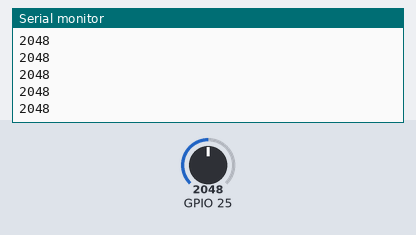
This sketch was run on a simulated ESP32. Shown: the last lines printed to the serial monitor. Inputs (shaded band) come from the test bench; at power-on: GPIO 25 = 2048.

Above: at 1.2 s.
1.3 s: GPIO 25 set to 2866
At 1.31 s:
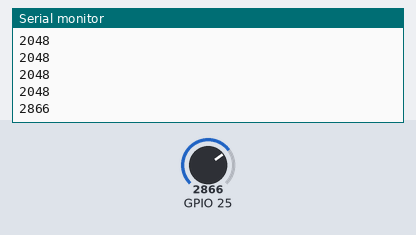
2.8 s: GPIO 25 set to 3603
At 2.81 s:
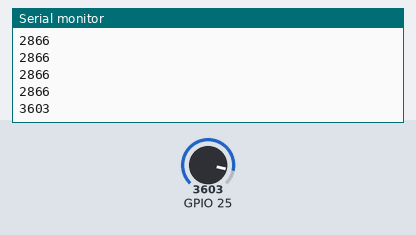
Timing chart, 0 to 5.8 s (numbered marks = the images above; inputs shaded):
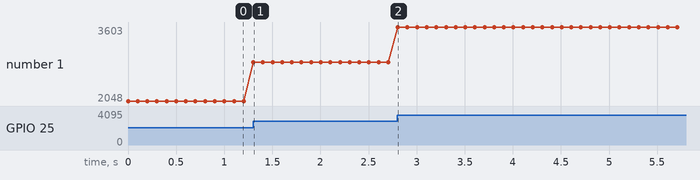

Measured:
- after the input at 1.3 s, the serial monitor: prints a new line at once (image 1)
- after the input at 2.8 s, the serial monitor: prints a new line at once (image 2)
- plotted number 1: 2048 → 2866 after the input at 1.3 s, 2866 → 3603 after the input at 2.8 s

The sketch:

main.ino
```cpp
// (licence header left out)
// // REQUIRES the following Arduino libraries:
// // - DHT Sensor Library: https://github.com/adafruit/DHT-sensor-library
// // - Adafruit Unified Sensor Lib: https://github.com/adafruit/Adafruit_Sensor

// #include <Adafruit_Sensor.h>
// #include <DHT.h>
// #include <DHT_U.h>

// #define DHTPIN 32     // Digital pin connected to the DHT sensor
// // Feather HUZZAH ESP8266 note: use pins 3, 4, 5, 12, 13 or 14 --
// // Pin 15 can work but DHT must be disconnected during program upload.

// // Uncomment the type of sensor in use:
// //#define DHTTYPE    DHT11     // DHT 11
// #define DHTTYPE    DHT22     // DHT 22 (AM2302)
// //#define DHTTYPE    DHT21     // DHT 21 (AM2301)

// // See guide for details on sensor wiring and usage:
// //   https://learn.adafruit.com/dht/overview

// DHT_Unified dht(DHTPIN, DHTTYPE);

// uint32_t delayMS;

// void setup() {
//   Serial.begin(9600);
//   // Initialize device.
//   dht.begin();
//   Serial.println(F("DHTxx Unified Sensor Example"));
//   // Print temperature sensor details.
//   sensor_t sensor;
//   dht.temperature().getSensor(&sensor);
//   Serial.println(F("------------------------------------"));
//   Serial.println(F("Temperature Sensor"));
//   Serial.print  (F("Sensor Type: ")); Serial.println(sensor.name);
//   Serial.print  (F("Driver Ver:  ")); Serial.println(sensor.version);
//   Serial.print  (F("Unique ID:   ")); Serial.println(sensor.sensor_id);
//   Serial.print  (F("Max Value:   ")); Serial.print(sensor.max_value); Serial.println(F("°C"));
//   Serial.print  (F("Min Value:   ")); Serial.print(sensor.min_value); Serial.println(F("°C"));
//   Serial.print  (F("Resolution:  ")); Serial.print(sensor.resolution); Serial.println(F("°C"));
//   Serial.println(F("------------------------------------"));
//   // Print humidity sensor details.
//   dht.humidity().getSensor(&sensor);
//   Serial.println(F("Humidity Sensor"));
//   Serial.print  (F("Sensor Type: ")); Serial.println(sensor.name);
//   Serial.print  (F("Driver Ver:  ")); Serial.println(sensor.version);
//   Serial.print  (F("Unique ID:   ")); Serial.println(sensor.sensor_id);
//   Serial.print  (F("Max Value:   ")); Serial.print(sensor.max_value); Serial.println(F("%"));
//   Serial.print  (F("Min Value:   ")); Serial.print(sensor.min_value); Serial.println(F("%"));
//   Serial.print  (F("Resolution:  ")); Serial.print(sensor.resolution); Serial.println(F("%"));
//   Serial.println(F("------------------------------------"));
//   // Set delay between sensor readings based on sensor details.
//   delayMS = sensor.min_delay / 1000;
// }

// void loop() {
//   // Delay between measurements.
//   delay(delayMS);
//   // Get temperature event and print its value.
//   sensors_event_t event;
//   dht.temperature().getEvent(&event);
//   if (isnan(event.temperature)) {
//     Serial.println(F("Error reading temperature!"));
//   }
//   else {
//     Serial.print(F("Temperature: "));
//     Serial.print(event.temperature);
//     Serial.println(F("°C"));
//   }
//   // Get humidity event and print its value.
//   dht.humidity().getEvent(&event);
//   if (isnan(event.relative_humidity)) {
//     Serial.println(F("Error reading humidity!"));
//   }
//   else {
//     Serial.print(F("Humidity: "));
//     Serial.print(event.relative_humidity);
//     Serial.println(F("%"));
//   }
// }

void setup() {
  Serial.begin(9600);
  pinMode(25, INPUT);
}

void loop() {
  int val = analogRead(25);
  Serial.println(val);
  delay(100);
}
```
